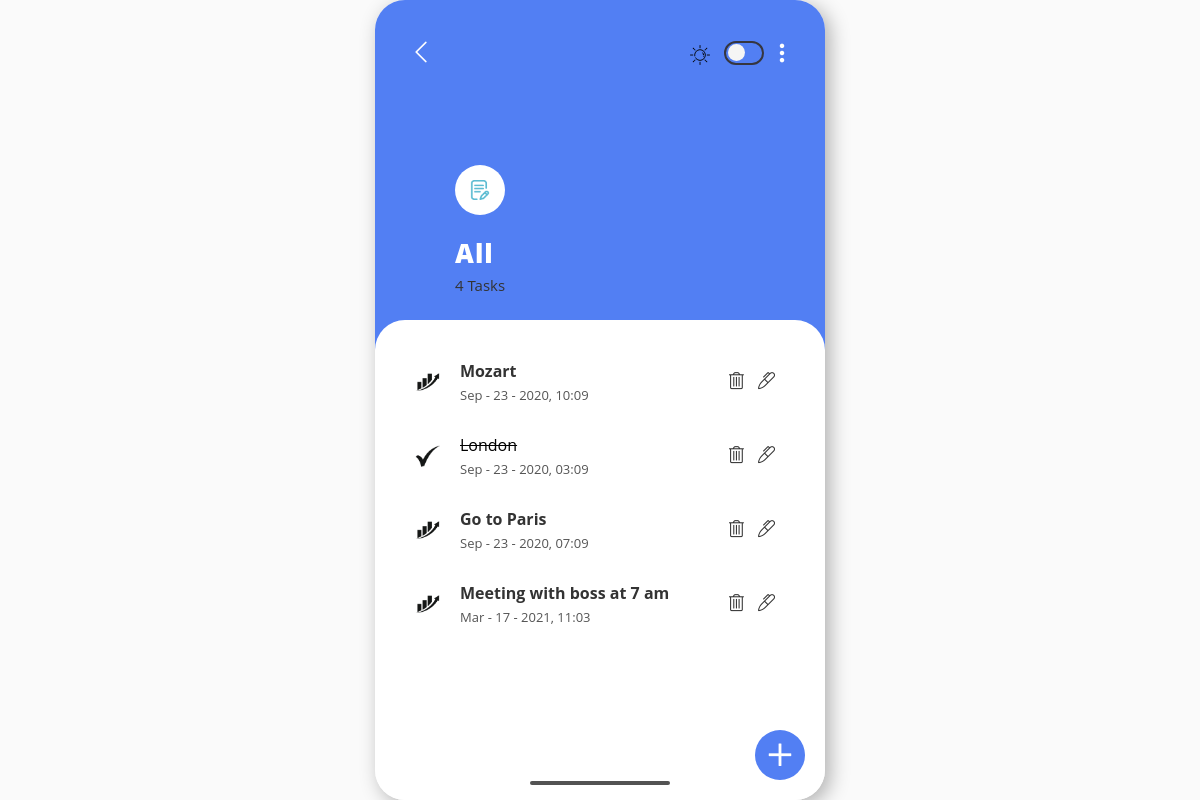
/show_category/All/, run on the app's committed database.
### tasks/models.py (models this page shows)
class Task(models.Model):
    title = models.CharField(max_length=200)
    complete = models.BooleanField(default=False)
    category = models.CharField(max_length=128, default='All')
    created = models.DateTimeField(auto_now_add=True)
    def __str__(self):
        return self.title

### tasks/views.py (the view)
# urls.py: path('show_category/<str:pk>/', views.show_category, name='show_category'),
def show_category(request, pk):
    created_list = []
    if pk == 'All':
        tasks = Task.objects.all()
        for task in tasks:
            created = task.created
            created_list.append(created)
    else:
        tasks = Task.objects.filter(category=pk)
        for task in tasks:
            created = task.created
            created_list.append(created)
    tasks_number = tasks.count()
    img = pk.lower()
    category_name = pk.capitalize()
    data = zip(tasks, created_list)
    context = {
        'data':data,
        'img': img,
        'category_name': category_name,
        'tasks_number': tasks_number
    }
    return render(request, 'tasks/show_category.html', context)

### tasks/templates/tasks/show_category.html (shortened to what this page needs)
{% extends "tasks/base.html" %}
{% load static %}
    {% block secondscreen %}
        <div id="second" class="container">
            <div class="top">
                <div class="navbar">
                    <a href="{% url 'category_list' %}"><i class="fal fa-chevron-left"></i></a>
                    <div class="right">
                        <div id="toggle">
                            <img src="{% static 'tasks/icons/sun.png' %}" style="width: 20px;">
                            <label class="switch" for="checkbox">
                                <div class="slider round"></div>
                            </label>
                        </div>
                        <i class="far fa-ellipsis-v"></i>
                    </div>
                </div>
                <div class="text">
                    <div class="icon-circle">
                        <div class="icon">
                            {% with 'tasks/icons/'|add:img|add:'.png' as image_static %}
                                <img class="replaceIcon" src="{% static image_static %}">
                            {% endwith %}
                        </div>
                    </div>
                    <div class="replace-description">
                        <h3>{{ category_name }}</h3>
                        <p>{{ tasks_number }} Tasks</p>
                    </div>
                </div>
            </div>
            <div class="bottom">
                <div class="bottom-line"></div>
                <a href="{% url 'create_task' category_name %}" class="add">
                    <i class="fal fa-plus"></i>
                </a>
                <div class="scroll-container">
                    {% for task, created in data %}
                        <div class="note">
                            <div class="text" style="display: flex; align-items: center;">
                                {% if task.complete == True %}
                                    <img src="{% static 'tasks/icons/completed.png' %}" alt="Completed task">
                                {% else %}
                                    <img src="{% static 'tasks/icons/inprogress.png' %}" alt="In progress task">
                                {% endif %}
                                <div class="description">
                                    {% if task.complete == True %}
                                        <del>{{ task }}</del>
                                    {% else %}
                                        <h4>{{ task }}</h4>
                                    {% endif %}
                                    <p>{{created|date:"M - d - Y,  h:m"}}</p>
                                </div>
                            </div>
                            <div class="actions">
                                <a class="delete" href="{% url 'delete_task' category_name task.id %}"><i class="fal fa-trash-alt"></i></a>
                                <a class="update" href="{% url 'update' category_name task.id %}"><i class="fal fa-marker"></i></a>
                            </div>
                        </div>
                    {% endfor %}
                </div>
            </div>
        </div>
    {% endblock %}

### tasks/templates/tasks/base.html (shortened to what this page needs)
{% load static %}
<!DOCTYPE html>
<html lang="en">
<head>
    <link rel="stylesheet" href="{% static 'tasks/fontawesome/css/fontawesome.min.css' %}">
    <link rel="stylesheet" href="{% static 'tasks/fontawesome/css/regular.css' %}">
    <link rel="stylesheet" href="{% static 'tasks/fontawesome/css/solid.css' %}">
    <link rel="stylesheet" href="{% static 'tasks/fontawesome/css/brands.css' %}">
    <link rel="stylesheet" href="{% static 'tasks/fontawesome/css/light.css' %}">
    <link rel="stylesheet" href="{% static 'tasks/css/style.css' %}">
</head>
<body>
    {% block secondscreen %}
    {% endblock %}
</body>
</html>

### tasks/static/tasks/css/style.css (style rules this page uses)
:root { --body-background: #fafafa; --container-background: #fcfcfc; --box-color: #fff; --text-color: #333; --muted-text-color: #555; --box-shadow-color: rgba(0,0,0,0.3); --hover-color: #527ff3; --top-cont-color: #527ff3; --delete-background-color: rgb(236, 236, 236); }
* { margin: 0; box-sizing: border-box; }
body, html { width: 100%; height: 100vh; margin: 0; padding: 0; }
body { position: relative; display: flex; justify-content: center; align-items: center; background: var(--body-background); font-family: 'Open Sans', cursive; }
.container { width: 450px; max-width: 450px; height: 800px; position: relative; padding: 10px 15px; background: var(--container-background); border-radius: 30px; -webkit-box-shadow: 5px 5px 20px 0px var(--box-shadow-color); -moz-box-shadow: 5px 5px 20px 0px var(--box-shadow-color); box-shadow: 5px 5px 20px 0px var(--box-shadow-color); }
.switch { display: inline-block; height: 24px; position: relative; width: 40px; margin-left: 10px; margin-top: 5px; margin-right: 15px; }
.slider { background-color: var(--top-cont-color); border: 2px solid #36363f; bottom: 0; cursor: pointer; left: 0; position: absolute; right: 0; top: 0; transition: .4s; }
.slider:before { background-color: rgb(245, 245, 245); bottom: 2px; content: ""; height: 17px; left: 2px; position: absolute; transition: .4s; width: 17px; }
.slider.round { border-radius: 34px; }
.slider.round:before { border-radius: 50%; }
.container .scroll-container, .container .inner-content { scrollbar-width: none; -ms-overflow-style: none; }
.container .bottom-line { width: 140px; height: 4px; border-radius: 3px; position: absolute; left: 50%; bottom: 15px; transform: translateX(-50%); background: #535353; }
.container .scroll-container .note .text img { width: 25px; margin-right: 20px; }
#second.container { padding: 0; overflow: hidden; }
#second.container i { font-size: 24px; color: var(--box-color); }
#second.container .top { position: relative; width: 100%; height: 350px; background: var(--top-cont-color); padding: 40px; }
#second.container .top .navbar { position: relative; width: 100%; display: flex; justify-content: space-between; align-items: center; height: 25px; }
#second.container .top .navbar .right { display: flex; align-items: center; }
#second.container .top .text { padding-left: 40px; margin-top: 100px; }
#second.container .top .text .icon-circle { width: 50px; height: 50px; border-radius: 50%; background: var(--box-color); position: relative; margin-bottom: 20px; }
#second.container .top .text .icon-circle img { width: 20px; position: absolute; top: 50%; left: 50%; transform: translate(-50%, -50%); }
#second.container .top .text h3 { color: var(--box-color); font-size: 26px; letter-spacing: 1px; font-weight: 900; margin-bottom: 4px; }
#second.container .top .text p { color: var(--text-color); font-size: 15px; }
#second.container .bottom { position: relative; margin-top: -30px; border-top-left-radius: 30px; border-top-right-radius: 30px; height: calc( 800px - 350px + 30px); width: 100%; background: var(--box-color); padding: 40px; }
#second.container .bottom .scroll-container { overflow: auto; height: 400px; position: relative; }
#second.container .bottom .note { width: 100%; display: flex; justify-content: space-between; align-items: center; margin-bottom: 30px; }
#second.container .bottom .note h4 { color: var(--text-color); }
#second.container .bottom .note p { color: var(--muted-text-color); font-size: 13px; margin-top: 4px; }
#second.container .bottom .note .delete i, #second.container .bottom .note .update i { color: var(--text-color); font-size: 17px; margin-right: 10px; margin-bottom: 5px; transition: all .4s ease; }
#second.container a.add { text-decoration: none; display: block; width: 50px; height: 50px; border-radius: 50%; background: var(--hover-color); color: var(--box-color); position: absolute; bottom: 20px; right: 20px; z-index: 1034; }
#second.container a.add i { font-size: 30px; position: absolute; top: 50%; left: 50%; transform: translate(-50%, -50%); color: var(--box-color); }
i { cursor: pointer; }

### data on the page
Task: complete False (drawn), title "Mozart", created "Sep - 23 - 2020, 10:09"
Task: complete True (drawn), title "London", created "Sep - 23 - 2020, 03:09"
Task: complete False (drawn), title "Go to Paris", created "Sep - 23 - 2020, 07:09"
Task: complete False (drawn), title "Meeting with boss at 7 am", created "Mar - 17 - 2021, 11:03"

### other printed values
{{ category_name }} "All"
{{ tasks_number }} "4"
